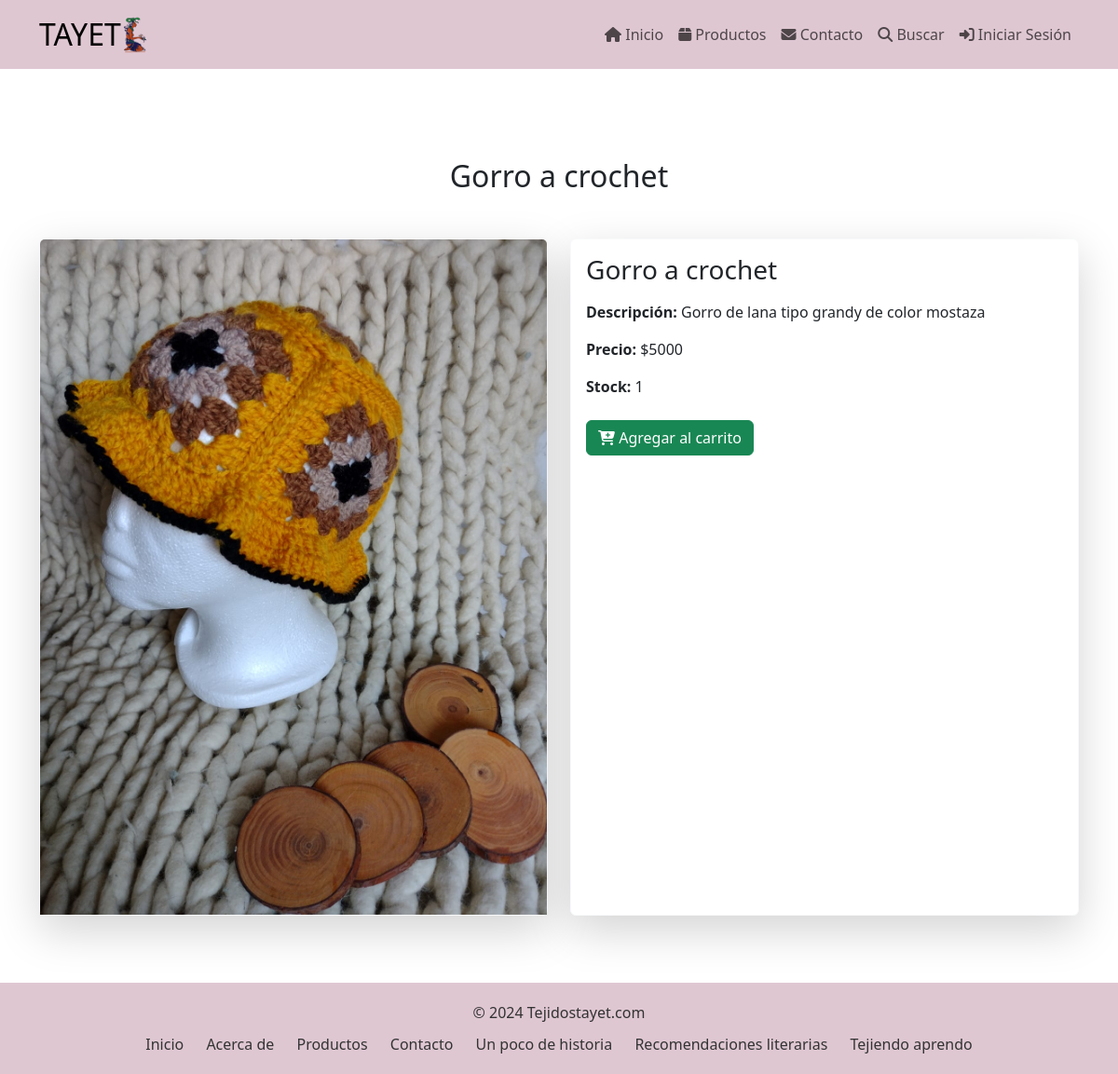
Screenshot of /producto/10/ with the database file from the repository.
### core/models.py (models this page shows, shortened)
class Producto(models.Model):
    nombre = models.CharField(max_length=100)
    descripcion = models.TextField()
    precio = models.IntegerField()
    imagen = models.ImageField(upload_to='productos/')
    categoria = models.ForeignKey(Categoria, on_delete=models.CASCADE, related_name='productos')
    stock = models.IntegerField(default=0)

### core/views.py (the view)
# urls.py: path('producto/<int:producto_id>/', producto_detalle, name='producto_detalle'),
def producto_detalle(request, producto_id):
    producto = get_object_or_404(Producto, id=producto_id)
    return render(request, 'core/producto_detalle.html', {'producto': producto})

### core/context_processors.py (called while the page is built)
def carrito_context(request):
    if request.user.is_authenticated:
        cantidad_total = Carrito.objects.filter(usuario=request.user).aggregate(total_cantidad=Sum('cantidad'))['total_cantidad'] or 0
    else:
        cantidad_total = 0
    return {'cantidad_total': cantidad_total}

### core/templates/core/producto_detalle.html
{% extends "core/base.html" %}
{% load static %}
{% block principal %}
    <section id="producto-detalle" class="pt-5">
        <div class="container">
            <h2 class="text-center my-5">{{ producto.nombre }}</h2>
            <div class="row">
                <div class="col-md-6 mb-4">
                    <div class="card shadow-lg border-light">
                        <img src="{{ producto.imagen.url }}" alt="{{ producto.nombre }}" class="card-img-top img-fluid" style="object-fit: cover; height: auto;">
                    </div>
                </div>
                <div class="col-md-6 mb-4">
                    <div class="card shadow-lg border-light h-100">
                        <div class="card-body d-flex flex-column">
                            <h3 class="card-title mb-3">{{ producto.nombre }}</h3>
                            <p class="card-text mb-3"><strong>Descripción:</strong> {{ producto.descripcion }}</p>
                            <p class="card-text mb-3"><strong>Precio:</strong> ${{ producto.precio }}</p>
                            <p class="card-text mb-4"><strong>Stock:</strong> {{ producto.stock }}</p>
                            {% if producto.stock > 0 %}
                            <div class="d-flex gap-2">
                                <a href="{% url 'agregar_al_carrito' producto.id %}" class="btn btn-success">
                                    <i class="fas fa-cart-plus"></i> Agregar al carrito
                                </a>
                            </div>
                            {% else %}
                            <p class="text-danger">Producto sin stock</p>
                            {% endif %}
                        </div>
                    </div>
                </div>
            </div>
        </div>
    </section>
    <div class="pt-5"></div>
{% endblock %}

### core/templates/core/base.html (style rules this page uses)
html, body { height: 100%; margin: 0; display: flex; flex-direction: column; }

### rows the page displays
Producto: nombre "Gorro a crochet", imagen (picture), descripcion "Gorro de lana tipo grandy de color mostaza", precio "5000", stock "1"
